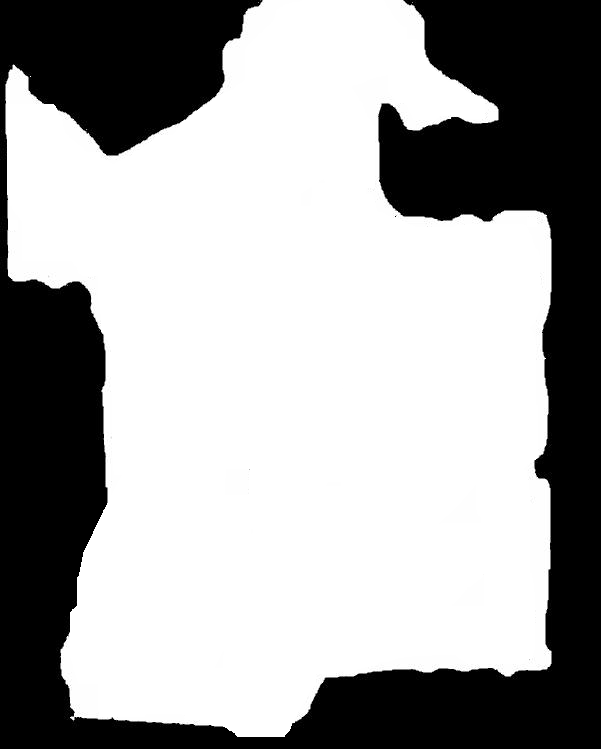
#> input picture Kursus Computer Vision/Pertemuan_2/mask4.tif, 601 x 749 px
$ jupyter execute '2.2 Bitwise Operation.ipynb'
#> lines starting #> are read from the running program, lines starting #| are printed output that depends on the picture; after the words box and inside, x2 and y2 are one past the last pixel; in counts of white or black regions, pixels touching at a corner belong together
# 2.2 Bitwise Operation
- Image Bitwise AND operation
___

[cell 1]
# import opencv library
import cv2

<br><br><br><br>
# 2.2.1 Image Bitwise AND Operation

- Highly useful while extracting any part of the image, defining and working with **non-rectangular ROI** (region of interest). <br>
</img><br>
- Review **Bitwise AND Operation**.<br>
</img><br>
- Function `cv2.bitwise_and(img1, img2, mask_img)`
    - parameter :
        - `img1` : input image 1
        - `img2` : input image 2
        - `mask` : optional operation mask, **8-bit single channel** array, that specifies **elements of the output array to be changed**. <br>
    </img>


[cell 2]
# read mask image as single channel grayscale
# mask image shows plantation areas in white and non-plantation areas in black
mask_img = cv2.imread("mask4.tif", cv2.IMREAD_GRAYSCALE)
#> mask_img is the input picture: shape (749, 601); min 0, max 255, mean 163.5


# show
cv2.imshow('plantation mask', mask_img)
cv2.waitKey(0)
cv2.destroyAllWindows()

- apply masking to image using `cv2.bitwise_and()`
- AND operation of an image with itself keeps the <font color="orange">image unchanged</font>
- mask will keep only the pixels where mask = 255 (white area)

[cell 3]
# read image "sample4.tif"
img = cv2.imread("sample4.tif")
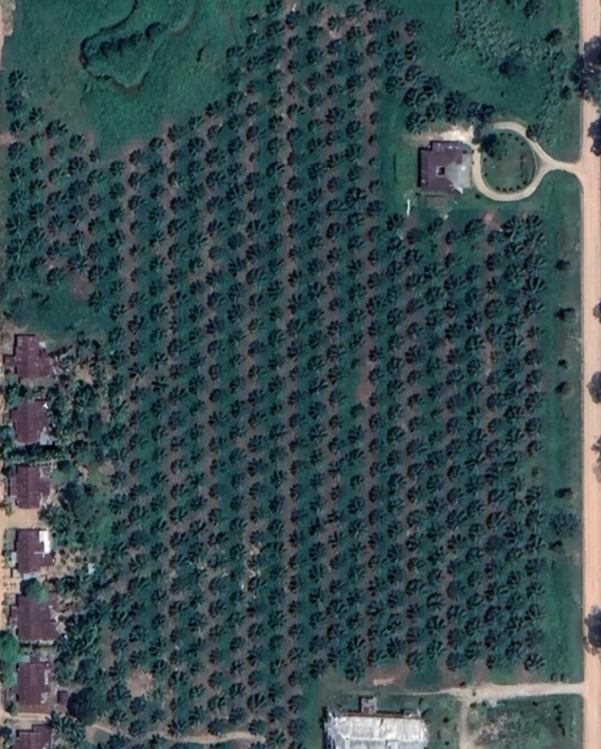
#> input picture Kursus Computer Vision/Pertemuan_2/sample4.tif, 601 x 749 px
#> img is the input picture: shape (749, 601, 3); mean B, G, R 79.6, 76.5, 57.2

# apply bitwise AND operation to itself using the mask
result_img = cv2.bitwise_and(img, img, mask=mask_img)
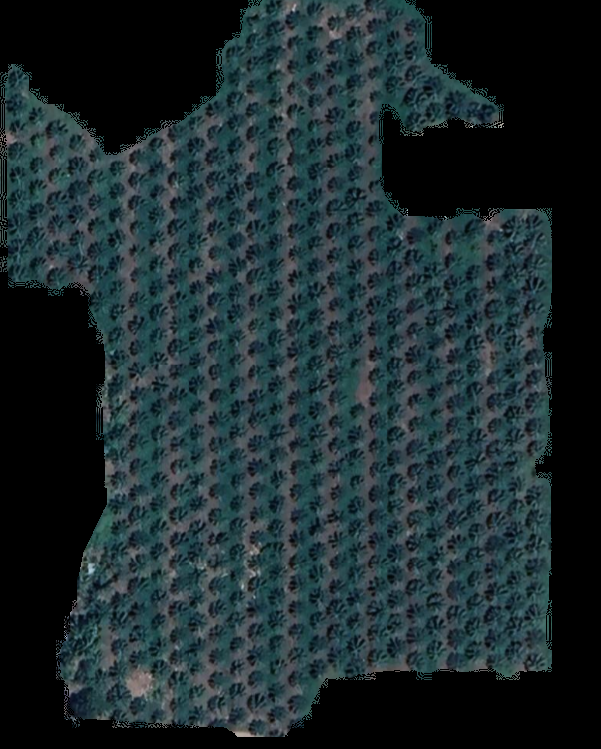
#> result_img: shape (749, 601, 3); mean B, G, R 46.6, 43.2, 29.1

# show the result
cv2.imshow('Result Image', result_img)
cv2.waitKey(0)
cv2.destroyAllWindows()

- what if using image thresholding as masking image ?

[cell 4]
# convert to grayscale
gray = cv2.cvtColor(img, cv2.COLOR_BGR2GRAY)
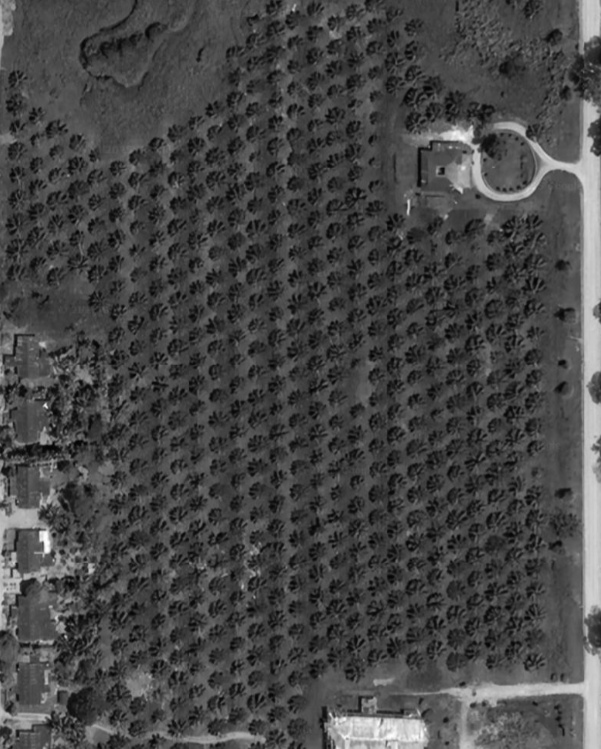
#> gray: shape (749, 601); min 3, max 255, mean 71.1

# apply inverse binary thresholding as final mask
threshold_inv_value, mask_img = cv2.threshold(gray, 55, 255, cv2.THRESH_BINARY_INV)
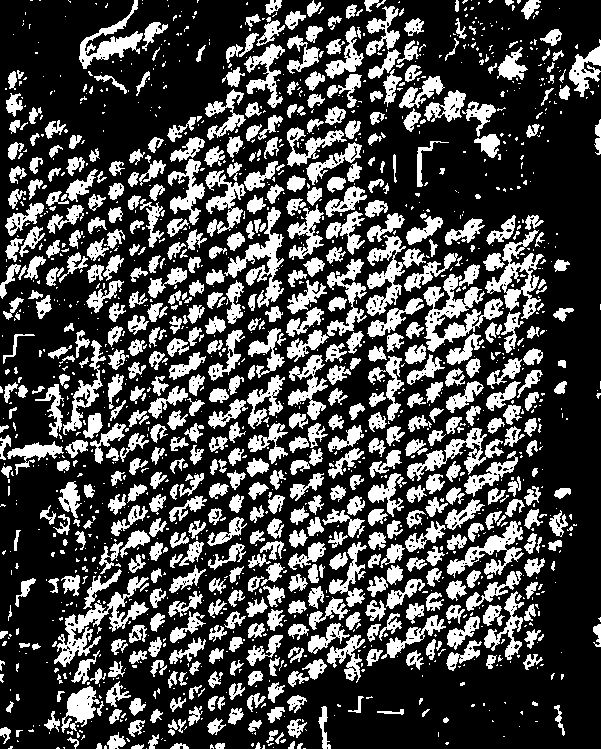
#> mask_img: shape (749, 601); 29% white; 1577 white regions (977 under 20 px), largest, box (x1, y1, x2, y2) and area: (423, 274, 503, 352) 2277, (54, 576, 149, 667) 2020, (224, 207, 284, 308) 1733

# apply bitwise AND operation to itself using the mask
result_img = cv2.bitwise_and(img, img, mask=mask_img)
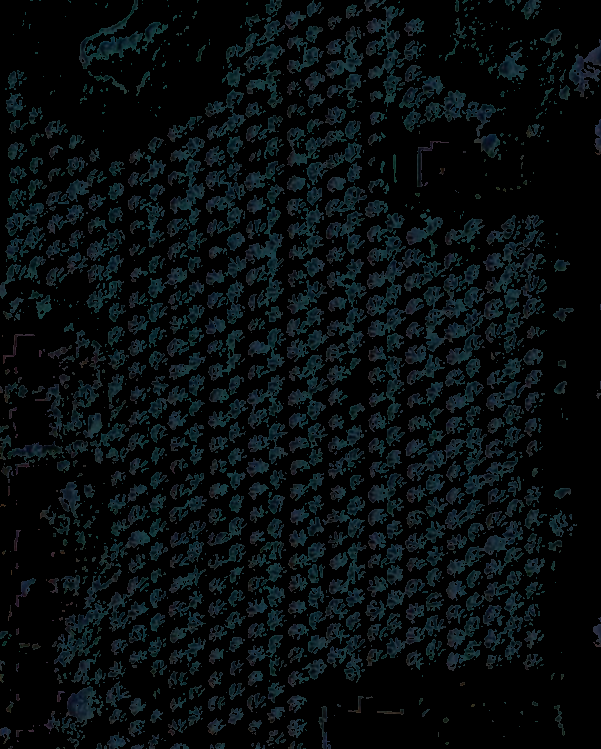
#> result_img: shape (749, 601, 3); mean B, G, R 14.7, 12.9, 7.1

# show the result
cv2.imshow('Mask Image', mask_img)
cv2.imshow('Result Image', result_img)
cv2.waitKey(0)
cv2.destroyAllWindows()
